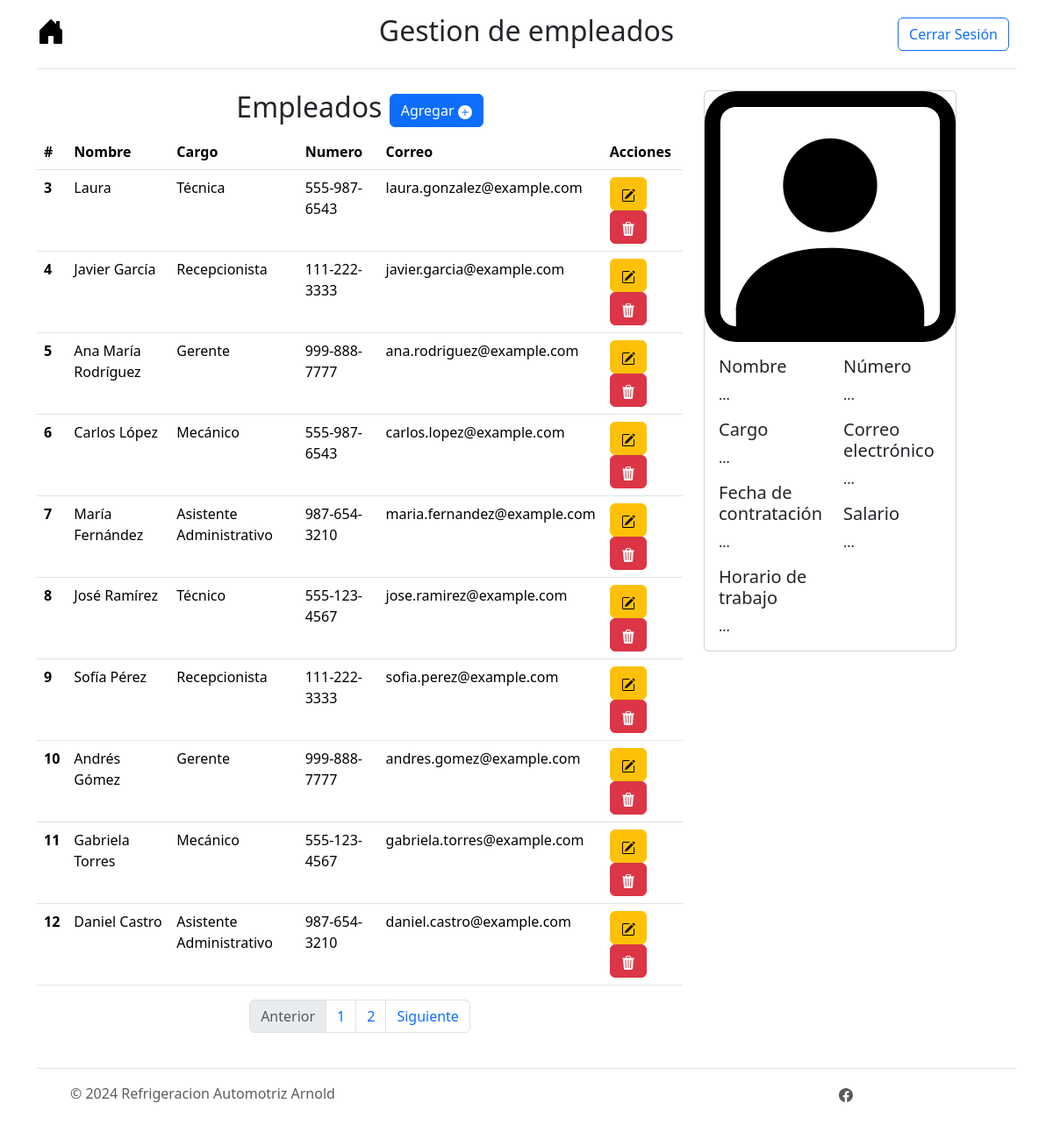
/menu/empleados/page (signed in), run on the app's committed database.
### tables this page shows
CREATE TABLE Empleados (id_empleado INTEGER PRIMARY KEY UNIQUE NOT NULL, nombre_completo VARCHAR (100) NOT NULL, cargo VARCHAR (50), fecha_contratacion DATE, activo INTEGER (1) NOT NULL, horario_trabajo VARCHAR (100), numero_contacto VARCHAR (20), correo_electronico VARCHAR (100), salario DECIMAL (10, 2));

### controller/controllers.py (the view)
@app.route("/menu/empleados")
@app.route("/menu/empleados/page")
@app.route("/menu/empleados/page/<int:page>")
@login_required
def menu_empleados(page=1):
    rows = select_empleados_db(page)
    return render_template('menu_empleados.html', empleados=rows)

### controller/DBController.py (called while the page is built)
def select_empleados_db(page):
    limit=10
    start = limit * (page - 1)
    activo = 1
    try:
        conn = sqlite3.connect("instance/arnold_autorefrigeraciones.db")
        c = conn.cursor()
        c.execute("SELECT * FROM Empleados WHERE activo = ? LIMIT ?, ?", (activo, start, limit))
        rows = c.fetchall()
        c.execute("SELECT count(id_empleado) FROM Empleados WHERE activo = ?", (activo, ))
        empleadosCount = c.fetchall()[0][0]
        total_pages = ceil(empleadosCount / limit)
        conn.close()
        return [rows, total_pages]
    except sqlite3.Error as e:
        print("Error:", e)
        return None

### controller/controllers.py (called while the page is built)
@login_manager.user_loader
def load_user(user_id):
    return db.get_or_404(Users, user_id)

### templates/menu_empleados.html (shortened to what this page needs)
{% extends 'base.html' %}
{% block styling %}
  {{ super() }}
{% endblock %}
{% block nombre_menu %}Gestion de empleados{% endblock
%} {% block content %}
<div class="container parent">
  <div class="row">
    <div class="col-lg-8 col-sm-12 col-10 child">
    <h2 class="text-center">Empleados
      <button type="button" class="btn btn-primary" data-bs-toggle="modal" data-bs-target="#ModalCreateEmpleado">
        Agregar
        <svg xmlns="http://www.w3.org/2000/svg" width="16" height="16" fill="currentColor" class="bi bi-plus-circle-fill" viewBox="0 0 16 16">
          <path d="M16 8A8 8 0 1 1 0 8a8 8 0 0 1 16 0M8.5 4.5a.5.5 0 0 0-1 0v3h-3a.5.5 0 0 0 0 1h3v3a.5.5 0 0 0 1 0v-3h3a.5.5 0 0 0 0-1h-3z"/>
        </svg>
      </button>
    </h2>
    <div class="table-responsive">
      <table class="table table-hover" id="tabla_empleados">
        <thead class="thead-dark">
          <tr>
            <th scope="col">#</th>
            <th scope="col">Nombre</th>
            <th scope="col">Cargo</th>
            <th scope="col">Numero</th>
            <th scope="col">Correo</th>
            <th scope="col">Acciones</th>
          </tr>
        </thead>
        <tbody>
          {% for empleado in empleados[0] %}
            <tr>
              <th scope="row">{{ empleado[0] }}</th>
              <td>{{ empleado[1] }}</td>
              <td>{{ empleado[2] }}</td>
              <td>{{ empleado[6] }}</td>
              <td>{{ empleado[7] }}</td>
              <td>
                <button type="button" class="btn btn-warning" data-bs-toggle="modal" data-bs-target="#modal_update{{empleado[0]}}">
                </button>
                <button type="button" class="btn btn-danger" data-bs-toggle="modal" data-bs-target="#modal_delete{{empleado[0]}}">
                </button>
              </td>
            </tr>
          {% endfor %}
          </tbody>
        </table>
      </div>
      <nav aria-label="Page navigation example">
        <ul class="pagination justify-content-center">
          <li class="page-item disabled">
            <a class="page-link">Anterior</a>
          </li>
          {% for i in range(empleados[1]) %}
            <li class="page-item"><a class="page-link" href="{{url_for('menu_empleados', page=i+1)}}">{{i+1}}</a></li>
          {% endfor %}
          <li class="page-item">
            <a class="page-link" href="#">Siguiente</a>
          </li>
        </ul>
      </nav>
    </div>
    <div class="col-lg-4 col-sm-6 col-10 child">
      <div class="card" style="width: 18rem;" id="details_card">
        <img src="/static/icons/person-square.svg" class="card-img-top" alt="...">
        <div class="card-body">
          <div class="row">
            <div class="col">
              <h5 class="card-title">Nombre</h5>
              <p class="card-text">...</p>
              <h5 class="card-title">Cargo</h5>
              <p class="card-text">...</p>
              <h5 class="card-title">Fecha de contratación</h5>
              <p class="card-text">...</p>
              <h5 class="card-title">Horario de trabajo</h5>
              <p class="card-text">...</p>
            </div>
              <div class="col">
              <h5 class="card-title">Número</h5>
              <p class="card-text">...</p>
              <h5 class="card-title">Correo electrónico</h5>
              <p class="card-text">...</p>
              <h5 class="card-title">Salario</h5>
              <p class="card-text">...</p>
            </div>
          </div>
        </div>
      </div>
    </div>
  </div>
</div>
<div class="toast-container position-fixed bottom-0 end-0 p-3">
</div>
{% endblock %}

### templates/base.html (shortened to what this page needs)
<!DOCTYPE html>
<html lang="en">
<head>
    {% block styling %}
    <link href="https://cdn.jsdelivr.net/npm/bootstrap@5.3.3/dist/css/bootstrap.min.css" rel="stylesheet">
    {% endblock %}
</head>
<body">
    <div class="container">
        <header class="d-flex flex-wrap align-items-center justify-content-center justify-content-md-between py-3 mb-4 border-bottom">
          <div class="col-md-3 mb-2 mb-md-0">
            <a href="{{url_for("menu")}}" class="d-inline-flex link-body-emphasis text-decoration-none">
            </a>
          </div>
          <ul class="nav col-12 col-md-auto mb-2 justify-content-center mb-md-0">
            <li><h2>{% block nombre_menu %}{% endblock %}</h2></li>
          </ul>
          <div class="col-md-3 text-end">
            <a href="{{ url_for('logout') }}">
                <button type="button" class="btn btn-outline-primary me-2">Cerrar Sesión</button>
            </a>
          </div>
        </header>
      </div>
    {% block content %}
    {% endblock %}
    <section>
        <div class="container">
            <footer class="d-flex flex-wrap justify-content-between align-items-center py-3 my-4 border-top">
            <div class="col-md-4 d-flex align-items-center">
                <a href="/" class="mb-3 me-2 mb-md-0 text-body-secondary text-decoration-none lh-1">
                    <svg class="bi" width="30" height="24"><use xlink:href="#bootstrap"></use></svg>
                </a>
            <span class="mb-3 mb-md-0 text-body-secondary">© 2024 Refrigeracion Automotriz Arnold </span>
          </div>
          <ul class="nav col-md-4 justify-content-end list-unstyled d-flex">
            <li class="ms-3"><a class="text-body-secondary" href="https://www.facebook.com/p/Refrigeracion-Automotriz-Arnold-100063594305820/">
            </li>
          </ul>
        </footer>
      </div>
    </section>
</body>
</html>

### data on the page
Empleados: id_empleado "3", nombre_completo "Laura", cargo "Técnica", numero_contacto "555-987-6543", correo_electronico "laura.gonzalez@example.com"
Empleados: id_empleado "4", nombre_completo "Javier García", cargo "Recepcionista", numero_contacto "111-222-3333", correo_electronico "javier.garcia@example.com"
Empleados: id_empleado "5", nombre_completo "Ana María Rodríguez", cargo "Gerente", numero_contacto "999-888-7777", correo_electronico "ana.rodriguez@example.com"
Empleados: id_empleado "6", nombre_completo "Carlos López", cargo "Mecánico", numero_contacto "555-987-6543", correo_electronico "carlos.lopez@example.com"
Empleados: id_empleado "7", nombre_completo "María Fernández", cargo "Asistente Administrativo", numero_contacto "987-654-3210", correo_electronico "maria.fernandez@example.com"
Empleados: id_empleado "8", nombre_completo "José Ramírez", cargo "Técnico", numero_contacto "555-123-4567", correo_electronico "jose.ramirez@example.com"
Empleados: id_empleado "9", nombre_completo "Sofía Pérez", cargo "Recepcionista", numero_contacto "111-222-3333", correo_electronico "sofia.perez@example.com"
Empleados: id_empleado "10", nombre_completo "Andrés Gómez", cargo "Gerente", numero_contacto "999-888-7777", correo_electronico "andres.gomez@example.com"
Empleados: id_empleado "11", nombre_completo "Gabriela Torres", cargo "Mecánico", numero_contacto "555-123-4567", correo_electronico "gabriela.torres@example.com"
Empleados: id_empleado "12", nombre_completo "Daniel Castro", cargo "Asistente Administrativo", numero_contacto "987-654-3210", correo_electronico "daniel.castro@example.com"

### other printed values
{{ i+1 }} "1" "2"
